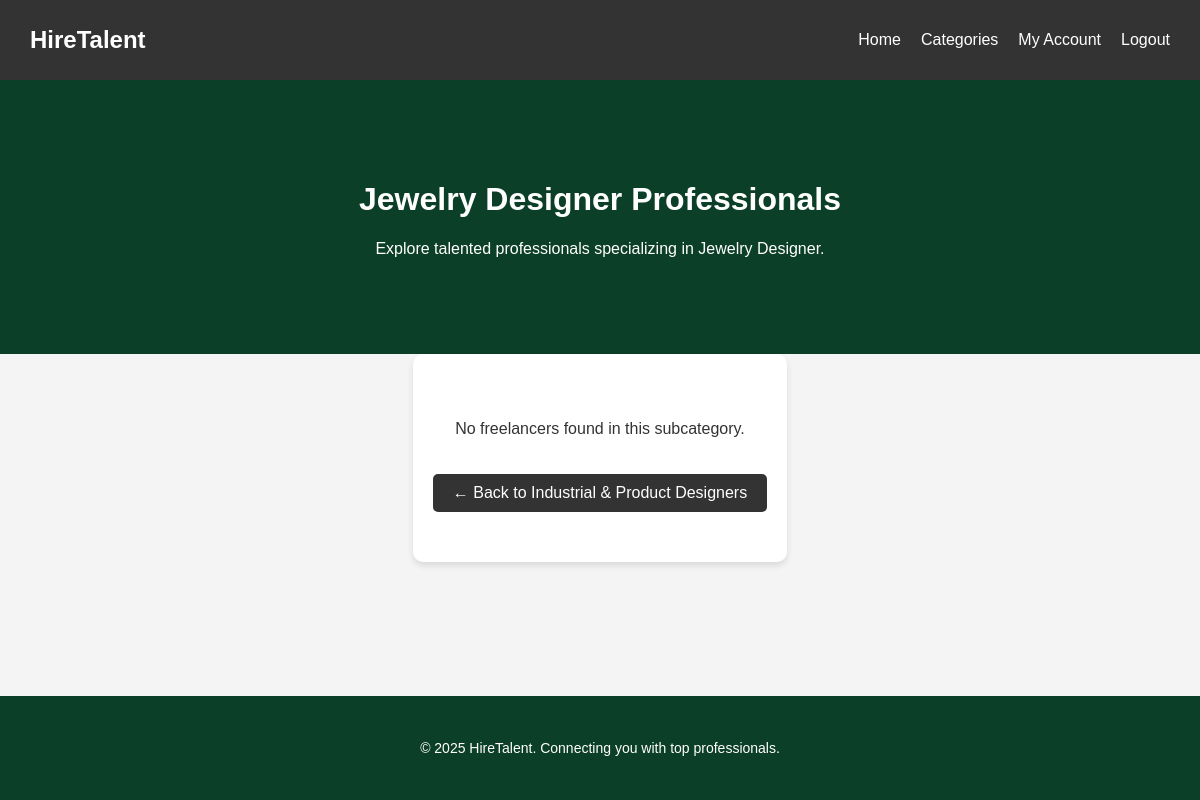
Page /subcategory/29/ (signed in) on the earlier database version.
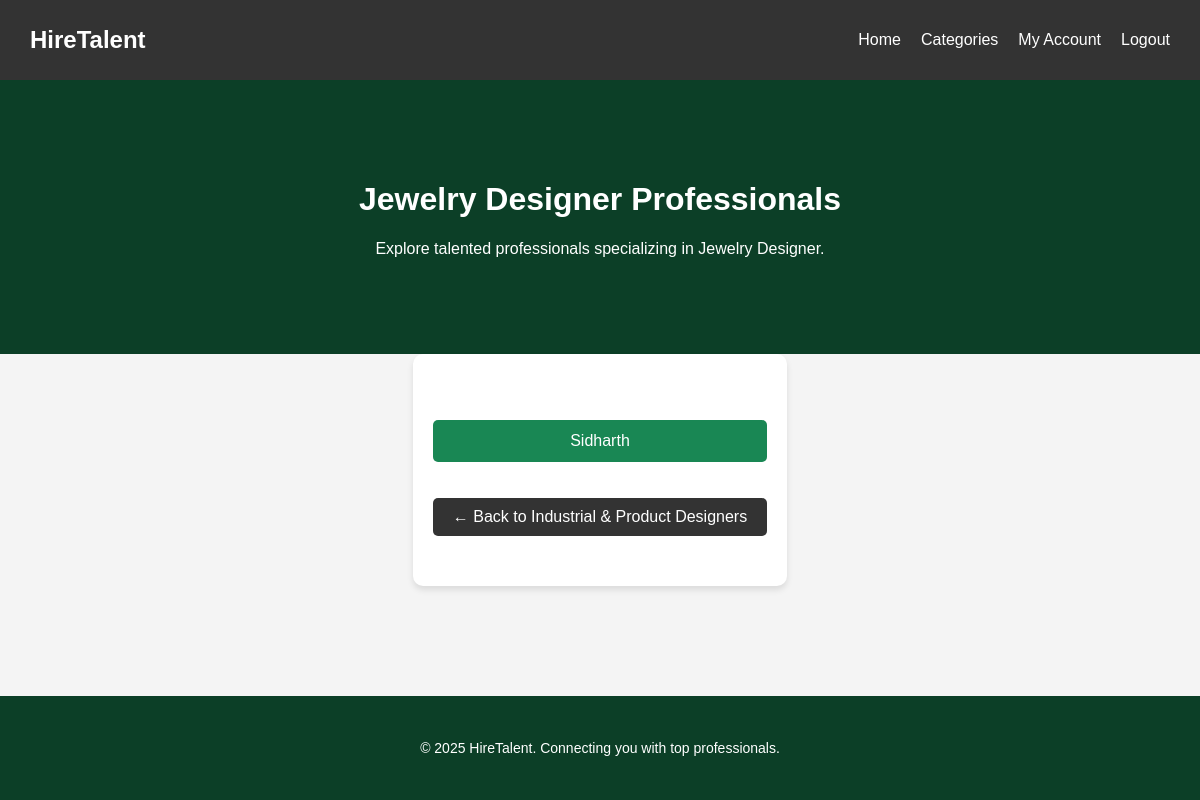
Same page on the later database version.
### app/models.py (models this page shows, shortened)
class Freelancer(models.Model):
    CATEGORY_CHOICES = [
        ("UI/UX & Web Designers", "UI/UX & Web Designers"),
        ("Graphic & Visual Designers", "Graphic & Visual Designers"),
        ("Digital & Marketing Designers", "Digital & Marketing Designers"),
        ("Multimedia & Video Designers", "Multimedia & Video Designers"),
        ("Industrial & Product Designers", "Industrial & Product Designers"),
    ]
    name = models.CharField(max_length=255)
    email = models.EmailField(unique=True)
    category = models.CharField(max_length=50, choices=CATEGORY_CHOICES)
    subcategory = models.ForeignKey(SubCategory, on_delete=models.CASCADE, related_name='freelancers')
    image = models.ImageField(upload_to='freelancer_images/', blank=True, null=True)
    portfolio_url = models.URLField(blank=True, null=True)
    bio = models.TextField()
    created_at = models.DateTimeField(auto_now_add=True)

### app/views.py (the view)
# urls.py: path('subcategory/<int:subcategory_id>/', views.subcategory_detail, name='subcategory_detail'),
@login_required
def subcategory_detail(request, subcategory_id):
    subcategory = get_object_or_404(SubCategory, id=subcategory_id)
    freelancers = subcategory.freelancers.all()
    return render(request, 'subcategory_detail.html', {'subcategory': subcategory, 'freelancers': freelancers})

### templates/subcategory_detail.html (shortened to what this page needs)
<!DOCTYPE html>
<html lang="en">
<head>
    {% load static %}
    <link rel="stylesheet" href="{% static 'css/subcategory_detail.css' %}">
</head>
<body>
    <nav class="navbar">
        <div class="logo">HireTalent</div>
        <ul class="nav-links">
            <li><a href="{% url 'home' %}">Home</a></li>
            <li><a href="{% url 'categories' %}">Categories</a></li>
            <li><a href="{% url 'my_account' %}">My Account</a></li>
            <li><a href="{% url 'logout' %}">Logout</a></li>
        </ul>
    </nav>
    <header class="hero">
        <h1>{{ subcategory.name }} Professionals</h1>
        <p>Explore talented professionals specializing in {{ subcategory.name }}.</p>
    </header>
    <section class="subcategory-detail">
        {% if freelancers %}
        <ul>
            {% for freelancer in freelancers %}
            <li>
                <a href="{% url 'profile' freelancer.id %}">{{ freelancer.name }} </a>
            </li>
            {% endfor %}
        </ul>
        {% else %}
        <p>No freelancers found in this subcategory.</p>
        {% endif %}
        <a href="{% url 'category_detail' subcategory.category.id %}" class="back-button">← Back to {{ subcategory.category.name }}</a>
    </section>
    <footer>
        <p>&copy; 2025 HireTalent. Connecting you with top professionals.</p>
    </footer>
</body>
</html>

Differences in the rows shown:
added Freelancer: name "Sidharth"
Other differences:
text no longer shown: "No freelancers found in this subcategory."
